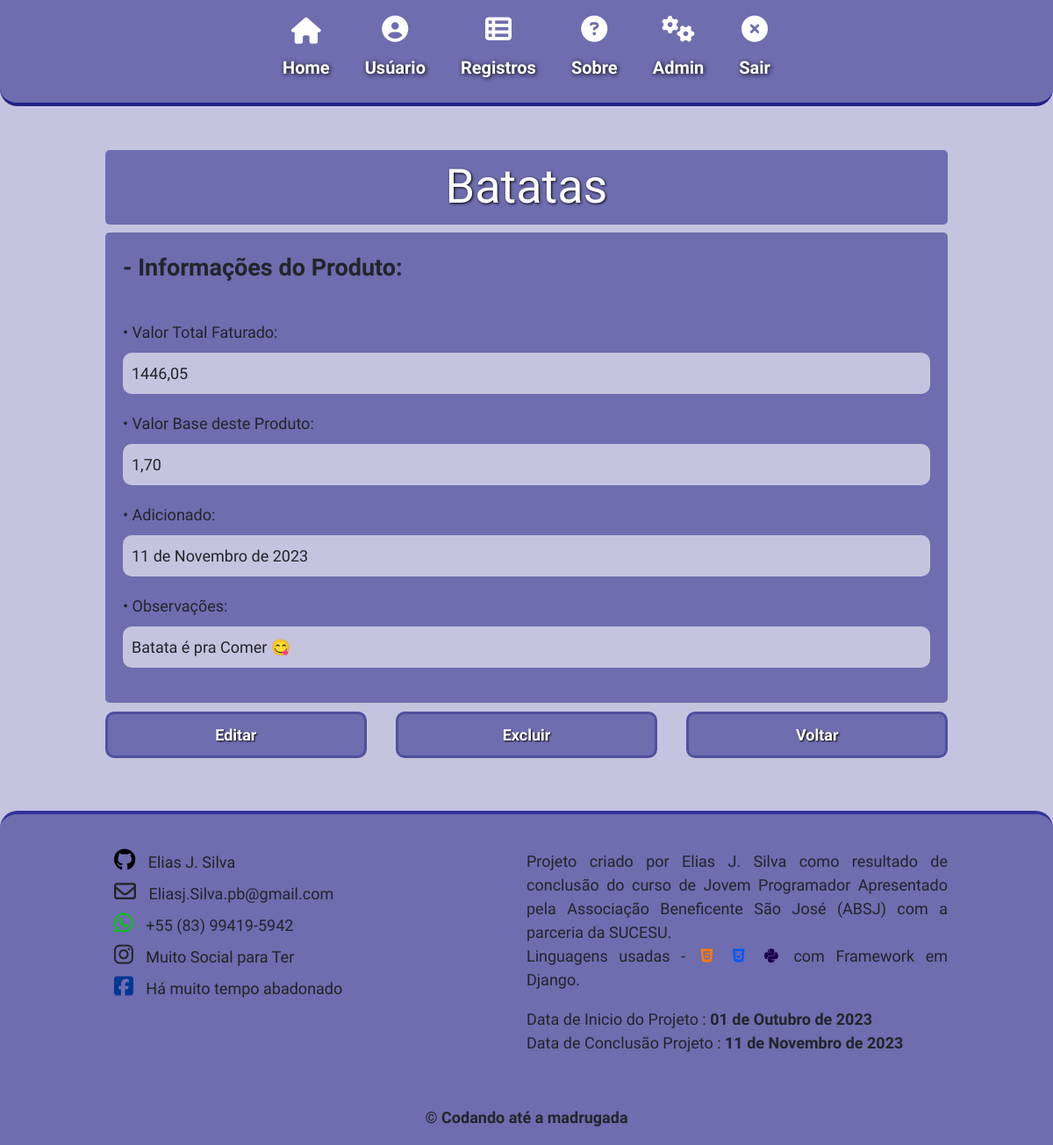
Screenshot of /Perfil/Produto/1/ (signed in) with the database file from the repository.
### inventario/models.py (models this page shows, shortened)
class Produto(models.Model):
    user = models.ForeignKey(get_user_model(), on_delete=models.CASCADE)
    produto = models.CharField(max_length=100)
    valorBase = models.DecimalField(max_digits=10, decimal_places=2, default=1.70)
    valorTotal = models.DecimalField(max_digits=10, decimal_places=2, blank=True, default=0)
    create = models.DateField(auto_now_add=True)
    notes = models.TextField(blank=True, null=True)
    class Meta:
        ordering = ['-valorTotal']

### inventario/views.py (the view)
# urls.py: path('Perfil/Produto/<int:id>/', views.produtoView, name='produtoView'),
@login_required
def produtoView(request, id):
    pView = models.Produto.objects.get(id=id)
    return render(request, 'inventario/produtoView.html', {'pView':pView})

### templates/inventario/produtoView.html (shortened to what this page needs)
{% extends 'home.html' %}
{% load static %}
{% block content %}
<div class="user">
    <h3>{{ pView.produto }}</h3>
    <fieldset>
        <legend>Informações do Produto:</legend>
        <label for="">Valor Total Faturado:</label>
        <span>{{ pView.valorTotal }}</span>
        <label for="">Valor Base deste Produto:</label>
        <span>{{ pView.valorBase }}</span>
        <label for="">Adicionado:</label>
        <span>{{ pView.create }}</span>
        <label for="">Observações:</label>
        <span>{{ pView.notes }}</span>
    </fieldset>
    <div class="links">
        <a href="{% url 'produtoEdit' id=pView.id %}">Editar</a>
        <a href="{% url 'produtoDel' id=pView.id %}">Excluir</a>
        <a href="{% url 'user' %}">Voltar</a>
    </div>
</div>
{% endblock %}

### static/css/styles.css (style rules this page uses)
* { margin: 0; padding: 0; box-sizing: border-box; font-size: 18px; font-family: 'Ubuntu', sans-serif; }
body { background-color: #2284; }
.user { width: 80%; margin: 50px auto; }
.user > h3 { text-align: center; font-size: 3em; color: #fff; text-shadow: 1px 1px 3px #000; background-color: #2288; padding: 10px; border-radius: 5px; }
.user > fieldset { border-radius: 5px; padding: 20px; background-color: #2288; width: 100%; }
.user > fieldset > legend { font-weight: bold; margin-bottom: 40px; }
.user > fieldset legend::before { content: '- ' }
.user > fieldset label { font-weight: 500; }
.user > fieldset label::before { content: '• '; }
.user > fieldset span { display: block; background-color: #C4C4DF; margin: 10px 0 20px 0; padding: 10px; border-radius: 10px; }
.user > .links { display: grid; grid-template-columns: 31% 31% 31%; justify-content: space-between; }
.user > .links > a { font-weight: bold; border-radius: 10px; text-decoration: none; text-align: center; background-color: #2288; border: 3px solid #2286; margin: 10px 0; padding: 10px 0; color: #fff; text-shadow: 1px 1px 2px #000; }

### rows the page displays
Produto: produto "Batatas", valorTotal "1446,05", valorBase "1,70", create "11 de Novembro de 2023", notes "Batata é pra Comer 😋"
